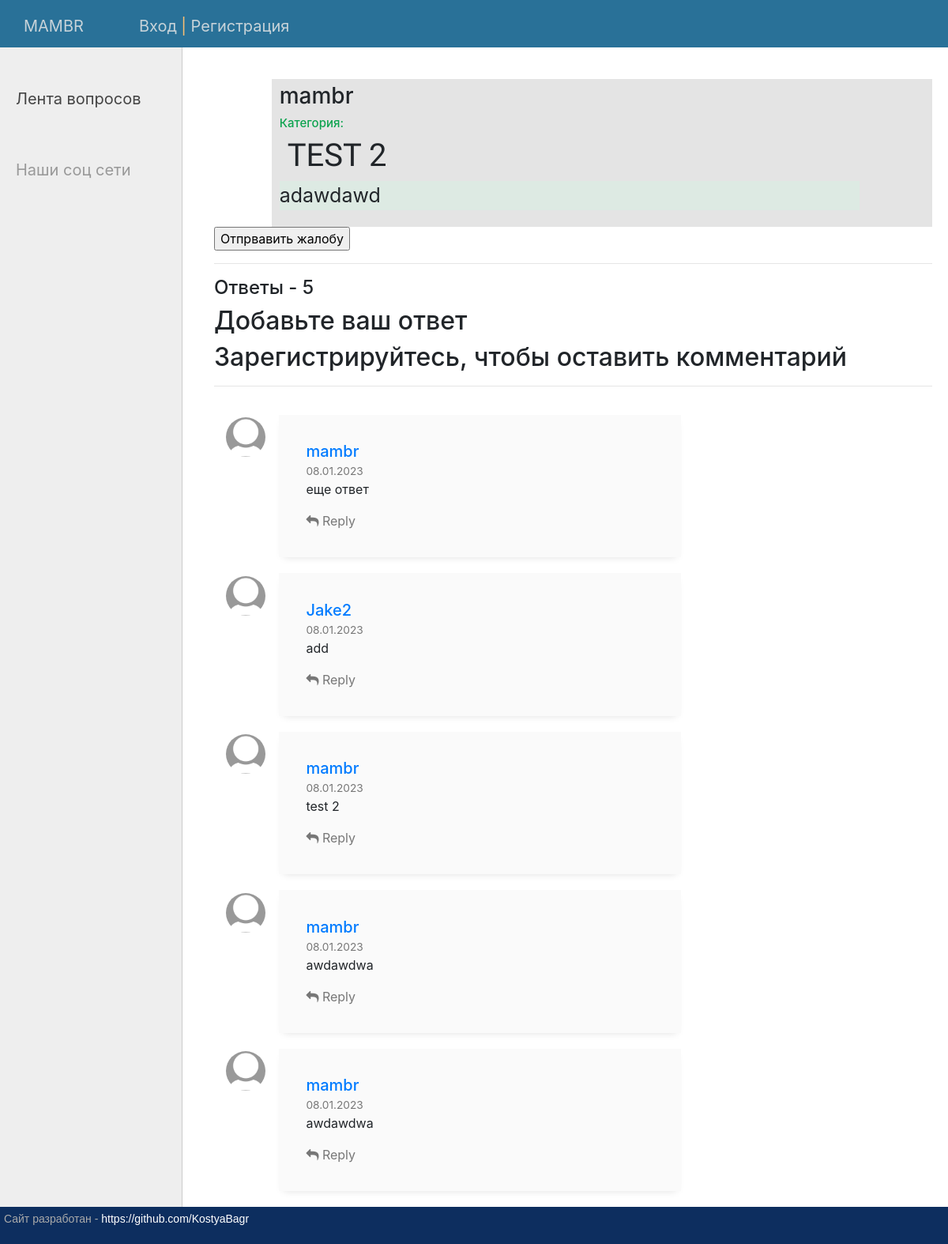
The app's page /question/46/ with its own data.
### blog/models.py (models this page shows, shortened)
class Questions(models.Model):
    author = models.ForeignKey(settings.AUTH_USER_MODEL,on_delete=models.CASCADE,verbose_name='Владелец статьи',default='')
    q_name = models.CharField(max_length=255, verbose_name='Вопрос')
    slug = models.SlugField(max_length=255, db_index=True, verbose_name='URL')  # unique= поле уникальное
    tags = TaggableManager()
    q_text = models.TextField(verbose_name='Контент',default='')
    is_published = models.BooleanField(default=True, verbose_name='Состояние публикации')
    time_create = models.DateTimeField(auto_now_add=True, verbose_name='Время создания')
    def __str__(self):
        return self.q_name
    class Meta:
        verbose_name = 'Вопрос'
        verbose_name_plural = 'Вопросы'
        ordering = ('time_create',)

class Answer(models.Model):
    post = models.ForeignKey(Questions,on_delete=models.CASCADE, related_name='comments',null=True)
    text = models.TextField(verbose_name='Ответ',default='')
    created = models.DateTimeField(auto_now_add=True)
    active = models.BooleanField(default=True)
    author = models.ForeignKey(MyUserProfile, on_delete=models.CASCADE,verbose_name='Автор комментария',default='')
    class Meta:
        verbose_name = 'Ответы'
        ordering = ('-created',)

### user_profile/models.py (models this page shows, shortened)
class MyUserProfile(AbstractUser):
    email = models.EmailField(blank=True, null=True, default='', verbose_name='Почта пользователя')
    photo = models.ImageField(upload_to='users_photo/%Y/%m/%d', blank=True,null=True)
    bio = models.TextField(blank=True, null=True, default='', verbose_name='Описание профиля пользователя')
    def __str__(self):
        return self.username

### blog/views.py (the view, shortened to what this page needs)
# urls.py: path('question/<int:q_pk>/', MoreDetailsQuestion.as_view(), name='question'),
class MoreDetailsQuestion(SuccessMessageMixin, FormMixin, DetailView):
    model = Questions
    template_name = 'blog/more_q.html'
    pk_url_kwarg = 'q_pk'
    context_object_name = 'more_q'
    form_class = AnswerForm
    success_url = reverse_lazy('question')
    success_msg = 'Запись успешно обновлена'
    def get_context_data(self, *, object_list=None, **kwargs):
        context = super().get_context_data(**kwargs)
        context['title'] = context['more_q']
        return context

### blog/forms.py
class AnswerForm(forms.ModelForm):
    class Meta:
        model = Answer
        fields = ['text']
        labels = {'text': 'Ваш ответ'}
    def __init__(self, *args, **kwargs):
        super().__init__(*args, **kwargs)
        self.fields['text'].widget.attrs.update({'id': 'test'})

### blog/templates/blog/more_q.html (shortened to what this page needs)
{% extends 'blog/base.html' %}
{% block content %}
{%load static %}
<td valign="top" class="content">
    <div class="square">
        <h3>{{more_q.author}}</h3>
        <h5 class="category">Категория: {{more_q.q_cat}}</h5>
        <h1 class="q_name">{{more_q.q_name}}</h1>
        <p class="q_text">{{more_q.q_text}}</p>
    </div>
    <form method="post" action="{% url 'send_msg' more_q.pk%}">{% csrf_token %}
    <input type="submit" value="Отпрвавить жалобу">
    </form>
<hr>
    <h4>
        Ответы - {{more_q.comments.count}}
    </h4>
    <h2>Добавьте ваш ответ</h2>
    {% if user.is_authenticated%}
    <form action="." method="post" id="formReview">
        {% csrf_token %}
        <input type="hidden" name="parent" id="contactparent" value="">
        <p><textarea id='contactcomment' rows="5" cols="45" name="text"></textarea></p>
         <p><input type="submit" value="Добавить ответ"></p>
    </form>
<div id="text_test">
<button  type="button" onclick="insert(' <pre><code>Тут код</code></pre> ')">Вставить код</button>
</div>
<script>
    function insert (word) {
  let inp = document.querySelector('#contactcomment');
  let start = inp.selectionStart;
  inp.value = inp.value.substring(0, start) + word +
    inp.value.substring(inp.selectionEnd, inp.value.length)
    inp.focus();
    inp.setSelectionRange(start, start + word.length)
}
</script>
    {% else %}
    <h2>Зарегистрируйтесь, чтобы оставить комментарий </h2>
{% endif %}
    <hr>
{% for i in more_q.comments.all%}
    <link href="https://maxcdn.bootstrapcdn.com/font-awesome/4.7.0/css/font-awesome.min.css" rel="stylesheet">
<div class="container">
<div class="row">
    <div class="col-md-8">
        <div class="media g-mb-30 media-comment">
            {% if user.photo %}
            <img class="d-flex g-width-50 g-height-50 rounded-circle g-mt-3 g-mr-15" src="{{i.author.photo.url}}" alt="Image Description">
            {%else%}
            <img class="d-flex g-width-50 g-height-50 rounded-circle g-mt-3 g-mr-15" src="{% static 'blog/img/regular_user.jpg'%}" alt="Image Description">
            {%endif%}
            <div class="media-body u-shadow-v18 g-bg-secondary g-pa-30">
              <div class="g-mb-15">
                <h5 class="h5 g-color-gray-dark-v1 mb-0"><a href="{% url 'show_other_profiles' i.author.id  %}">{{i.author}}</a></h5>
                <span class="g-color-gray-dark-v4 g-font-size-12">{{ i.created|date:"d.m.Y" }}</span>
              </div>
              <p>{{ i.text }}</p>
                <li class="list-inline-item ml-auto">
                  <a class="u-link-v5 g-color-gray-dark-v4 g-color-primary--hover" href="#formReview"   onclick="addReview('{{i.author}}', '{{i.id}}')">
                    <i class='fa fa-reply g-pos-rel g-top-1 g-mr-3'></i>
                    Reply
                  </a>
                </li>
            </div>
        </div>
    </div>
{%endfor%}
{% endblock %}

### blog/templates/blog/base.html (shortened to what this page needs)
{% load static %}
<!DOCTYPE html>
<html>
<head>
	<link type="text/css" href="{% static 'blog/css/styles.css' %}" rel="stylesheet" />
	<link rel="stylesheet" href="https://stackpath.bootstrapcdn.com/bootstrap/4.3.1/css/bootstrap.min.css">
</head>
<body>
<table class="table-page" border=0 cellpadding="0" cellspacing="0">
<tr><td valign=top>
		<div class="header">
			<ul id="mainmenu" class="mainmenu">
				<li class="last"><a href="{% url 'home' %}">MAMBR</a></li>
				{% if user.is_authenticated%}
				<li class="last"><a href="{% url 'log_out' %}">Выход</a> | <a href="#">{{user.username}}</a></li>
				{%else%}
					<li class="last"><a href="{% url 'login'%}">Вход</a> | <a href="{% url 'registration'%}">Регистрация</a></li>
				{% endif %}
	</ul>
	</div>
<table class="table-content" border=0 cellpadding="0" cellspacing="0">
<tr>
	<td valign="top" class="left-chapters">
	<ul id="leftchapters">
		{% if request.user.is_authenticated %}
		<li><a href="{% url 'profile' %}">Профиль</a></li>
		<li><a href="{% url 'update_profile' %}">Настройки</a></li>
		{%else%}
		<li><a href="{% url 'home' %}">Лента вопросов</a></li>
		{%endif%}
		<li class="share">
		<p>Наши соц сети</p>
		</li>
	</ul>
</td>
	<div>
{% block content %}
{% endblock %}
</tr></table>
</td></tr>
<tr><td>
	<div id="footer">
		<p>Сайт разработан - <a href='https://github.com/KostyaBagr' target="_blank" class="git_link">https://github.com/KostyaBagr</a></p>
	</div>
</td></tr></table>
</body>
</html>

### blog/static/blog/css/styles.css (style rules this page uses)
html, body { font-family: 'Arial'; margin: 0; padding: 0; height: 100%; width: 100%; color: #444; }
a { color: #0059b2; text-decoration: none; }
.table-page { width: 100%; height: 100%; vertical-align: top; }
.table-page tr { height: 100%; }
.header { background: #297198; height: 60px; }
ul.mainmenu { list-style: none; margin: 0; padding: 0; height: 60px; color: #fdc073; font-size: 20px; overflow: hidden; }
ul.mainmenu li { float: left; margin: 18px 40px 0 30px; }
ul.mainmenu li.last { float: left; }
ul.mainmenu li a { color: #C7D3D9; text-decoration: none; }
.table-content { width: 100%; min-height: 100%; height: 100%; }
.left-chapters { margin: 0; background: #eee; border-right: 1px solid #ccc; min-height: 100%; }
.left-chapters ul { width: 230px; min-height: 100%; margin: 0; padding: 20px 10px 10px 20px; list-style: none; font-size: 20px; }
.left-chapters ul li { margin: 30px 0 0 0; color: #999; }
.left-chapters ul li a { color: #444; text-decoration: none; }
.left-chapters ul li.share { margin: 60px 0 0 0; }
.left-chapters ul li.share p { margin: 30px 0 30px 0; }
.content { padding: 40px 20px 20px 40px; width: 100%; box-sizing: border-box; }
#footer { box-sizing: border-box; background: #0D2E5F; padding: 5px; color: #aaa; font-size: 14px; font-family: Verdana, Geneva, Arial, Helvetica; text-align: left; overflow: hidden; }
.git_link { color:white; }
.last { float:right }
.q_name { padding-left:10px; }
.square { margin-left:8%; }
.category { font-size:15px; color:#0DA34F; }
.q_name { font-family: 'Oswald', sans-serif; }
.q_text { font-size:25px; margin-right:10%; background:#DDEAE3; }
.square { background-color:#E4E4E4; padding:5px 10px 5px; }
@media (min-width: 0) { .g-mr-15 { margin-right: 1.07143rem !important; } }
@media (min-width: 0) { .g-mt-3 { margin-top: 0.21429rem !important; } }
.g-height-50 { height: 50px; }
.g-width-50 { width: 50px !important; }
@media (min-width: 0) { .g-pa-30 { padding: 2.14286rem !important; } }
.g-bg-secondary { background-color: #fafafa !important; }
.u-shadow-v18 { box-shadow: 0 5px 10px -6px rgba(0, 0, 0, 0.15); }
.g-color-gray-dark-v4 { color: #777 !important; }
.g-font-size-12 { font-size: 0.85714rem !important; }
.media-comment { margin-top:20px }

### records on screen
Questions: author "mambr", q_name "TEST 2", q_text "adawdawd", comments.count "5"
Answer: author "mambr", created "08.01.2023", text "еще ответ"
Answer: author "Jake2", created "08.01.2023", text "add"
Answer: author "mambr", created "08.01.2023", text "test 2"
Answer: author "mambr", created "08.01.2023", text "awdawdwa"
Answer: author "mambr", created "08.01.2023", text "awdawdwa"
